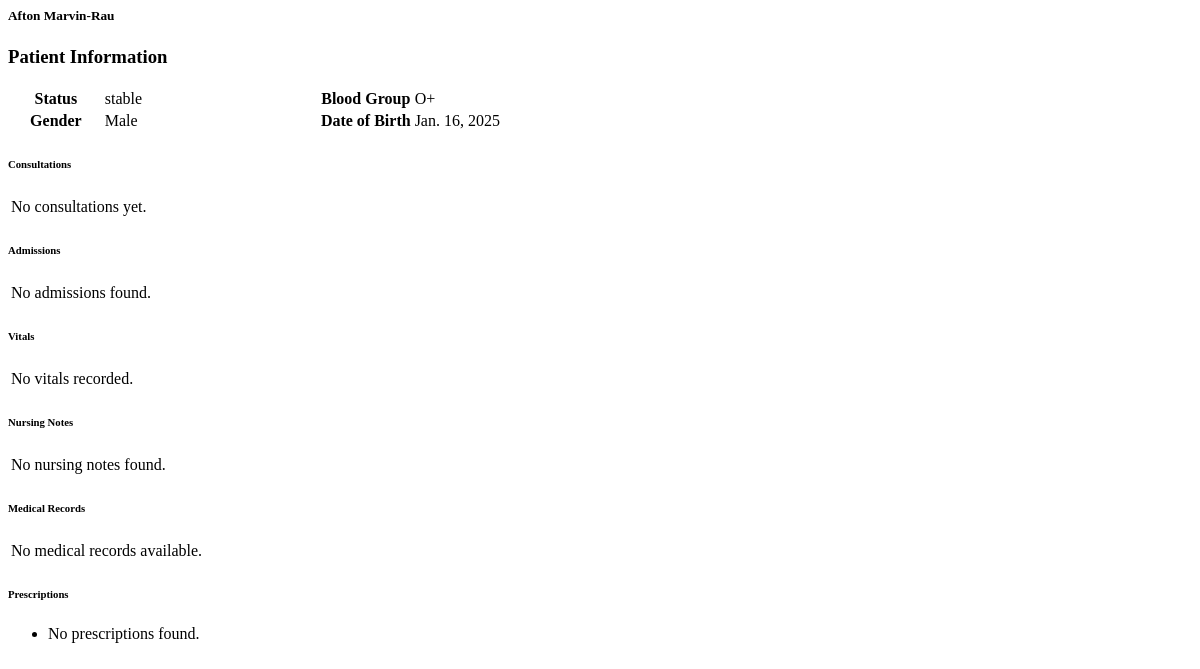
Before: /patient-history/1/ with the older database file.
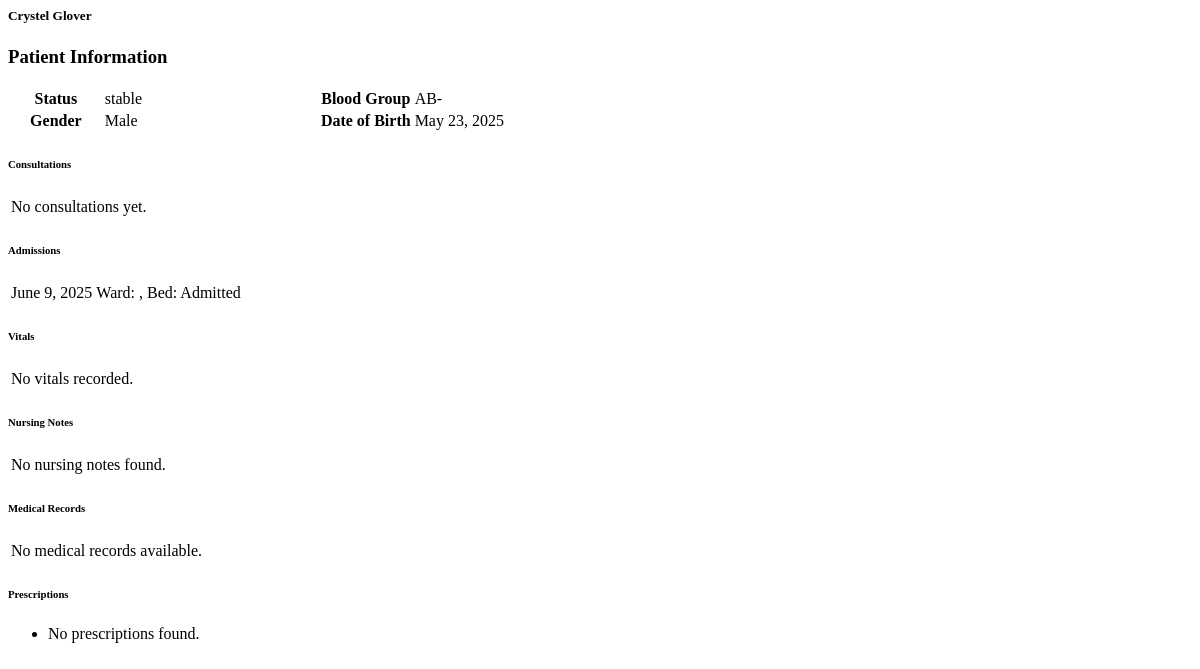
After: the same page with the newer database file.
### hospapp/models.py (models this page shows, shortened)
class Patient(models.Model):
    BLOOD_GROUP_CHOICES = [
        ('A+', 'A+'), ('A-', 'A-'),
        ('B+', 'B+'), ('B-', 'B-'),
        ('AB+', 'AB+'), ('AB-', 'AB-'),
        ('O+', 'O+'), ('O-', 'O-'),
    ]
    STATUS_CHOICES = [
        ('critical', 'Critical'),
        ('recovered', 'Recovered'),
        ('stable', 'Stable'),
    ]
    RELATIONSHIP_CHOICES = [
        ('Spouse', 'Spouse'),
        ('Father', 'Father'),
        ('Mother', 'Mother'),
        ('Son', 'Son'),
        ('Daughter', 'Daughter'),
        ('Brother', 'Brother'),
        ('Sister', 'Sister'),
        ('Guardian', 'Guardian'),
        ('Friend', 'Friend'),
        ('Other', 'Other'),
    ]
    address = models.TextField()
    blood_group = models.CharField(max_length=3, choices=BLOOD_GROUP_CHOICES, default='O+')
    date_of_birth = models.DateField()
    date_registered = models.DateTimeField(auto_now_add=True)
    email = models.EmailField(blank=True, null=True)
    first_time = models.CharField(max_length=20, blank=True)
    full_name = models.CharField(max_length=200)
    gender = models.CharField(max_length=10)
    id_number = models.CharField(max_length=100, blank=True)
    id_type = models.CharField(max_length=20, blank=True)
    marital_status = models.CharField(max_length=20)
    nationality = models.CharField(max_length=50)
    phone = models.CharField(max_length=15)
    photo = models.ImageField(upload_to='patient_photos/', blank=True, null=True)
    state_of_origin = models.CharField(max_length=50, blank=True)
    next_of_kin_name = models.CharField(max_length=100)
    next_of_kin_phone = models.CharField(max_length=15)
    next_of_kin_relationship = models.CharField(max_length=20, choices=RELATIONSHIP_CHOICES, blank=True, null=True, default='Ade')
    next_of_kin_email = models.EmailField(blank=True, null=True)
    next_of_kin_address = models.TextField(blank=True, null=True)
    bed = models.ForeignKey(Bed, null=True, blank=True, on_delete=models.SET_NULL)
    diagnosis = models.TextField(blank=True, null=True)
    is_inpatient = models.BooleanField(default=False)
    medication = models.TextField(blank=True, null=True)
    notes = models.TextField(blank=True, null=True)
    referred_by = models.CharField(max_length=100, blank=True, null=True)
    status = models.CharField(max_length=20, choices=STATUS_CHOICES, default='stable')
    ward = models.ForeignKey(Ward, null=True, blank=True, on_delete=models.SET_NULL)

class Admission(models.Model):
    STATUS_CHOICES = [
        ('Admitted', 'Admitted'),
        ('Discharged', 'Discharged'),
    ]
    admission_date = models.DateField(default=timezone.now)
    admitted_by = models.CharField(max_length=100, blank=True, null=True)
    admitted_on = models.DateField(default=date.today)
    bed = models.ForeignKey(Bed, on_delete=models.SET_NULL, null=True)
    discharge_date = models.DateField(blank=True, null=True)
    discharge_notes = models.TextField(blank=True, null=True)
    discharged_by = models.CharField(max_length=100, blank=True, null=True)
    doctor_assigned = models.CharField(max_length=100)
    patient = models.ForeignKey(Patient, on_delete=models.CASCADE)
    status = models.CharField(max_length=20, choices=STATUS_CHOICES, default='Admitted')
    time = models.TimeField(auto_now_add=True)
    ward = models.ForeignKey(Ward, on_delete=models.SET_NULL, null=True)

### hospapp/views.py (the view)
# urls.py: path('patient-history/<int:patient_id>/', views.patient_history_ajax, name='patient_history_ajax'),
@csrf_exempt
def patient_history_ajax(request, patient_id):
    patient = get_object_or_404(Patient, id=patient_id)
    consultations = patient.consultations.order_by('-created_at')[:5]
    admissions = patient.admission_set.order_by('-admission_date')[:5]
    vitals = patient.vitals_set.order_by('-recorded_at')[:5]
    notes = patient.nursing_notes.order_by('-note_datetime')[:5]
    records = patient.medical_records.order_by('-record_date')[:5]
    prescriptions = patient.prescriptions.order_by('-created_at')[:5]
    return render(request, 'doctors/history.html', {
        'patient': patient,
        'consultations': consultations,
        'admissions': admissions,
        'vitals': vitals,
        'nursing_notes': notes,
        'medical_records': records,
        'prescriptions': prescriptions,
    })

### hospapp/templates/doctors/history.html (shortened to what the changed rows need)
<div class="container-fluid">
  <div class="row mb-3">
    <div class="col-12">
      <div class="callout callout-info">
        <h5 class="text-primary">{{ patient.full_name }}</h5>
      </div>
    </div>
  </div>
  <div class="card card-outline card-primary mb-3 shadow-sm">
    <div class="card-body p-0">
      <table class="table table-sm table-bordered text-sm mb-0">
        <tbody>
          <tr>
            <th class="bg-light" style="width:15%">Status</th>
            <td style="width:35%">
              {% if patient.status|lower == 'active' %}
                <span class="badge badge-success"><i class="fas fa-check-circle mr-1"></i>{{ patient.status }}</span>
              {% else %}
                <span class="badge badge-secondary">{{ patient.status }}</span>
              {% endif %}
            </td>
            <th class="bg-light" style="width:15%">Blood Group</th>
            <td style="width:35%"><span class="badge badge-danger">{{ patient.blood_group }}</span></td>
          </tr>
          <tr>
            <th class="bg-light">Gender</th>
            <td>
              {{ patient.gender }}
            </td>
            <th class="bg-light">Date of Birth</th>
            <td>{{ patient.date_of_birth }}</td>
          </tr>
        </tbody>
      </table>
    </div>
  </div>
  <div class="row">
    <div class="col-md-6">
      <div class="card card-outline card-success mb-3 shadow-sm">
        <div class="card-body p-0">
          <table class="table table-sm table-hover mb-0 text-sm">
            <tbody>
              {% for a in admissions %}
              <tr>
                <td style="width:30%" class="text-bold text-success">
                  {{ a.admission_date }}
                </td>
                <td>
                  Ward: {{ a.ward.name }},
                  Bed: {{ a.bed.number }}
                  {% if a.status|lower == 'discharged' %}
                    <span class="badge badge-secondary float-right"><i class="fas fa-sign-out-alt mr-1"></i>{{ a.status }}</span>
                  {% else %}
                    <span class="badge badge-info float-right">{{ a.status }}</span>
                  {% endif %}
                </td>
              </tr>
              {% empty %}
              <tr>
                <td colspan="2" class="text-center text-muted py-3">
                   No admissions found.
                </td>
              </tr>
              {% endfor %}
            </tbody>
          </table>
        </div>
      </div>
    </div>
  </div>
</div>

Changed rows visible on the page:
changed Patient "stable": full_name "Afton Marvin-Rau" → "Crystel Glover"; blood_group "O+" → "AB-"; date_of_birth "Jan. 16, 2025" → "May 23, 2025"
now on this page (row edited): Admission: admission_date "June 9, 2025", status "Admitted"
Other visible differences:
text no longer shown: "No admissions found."
